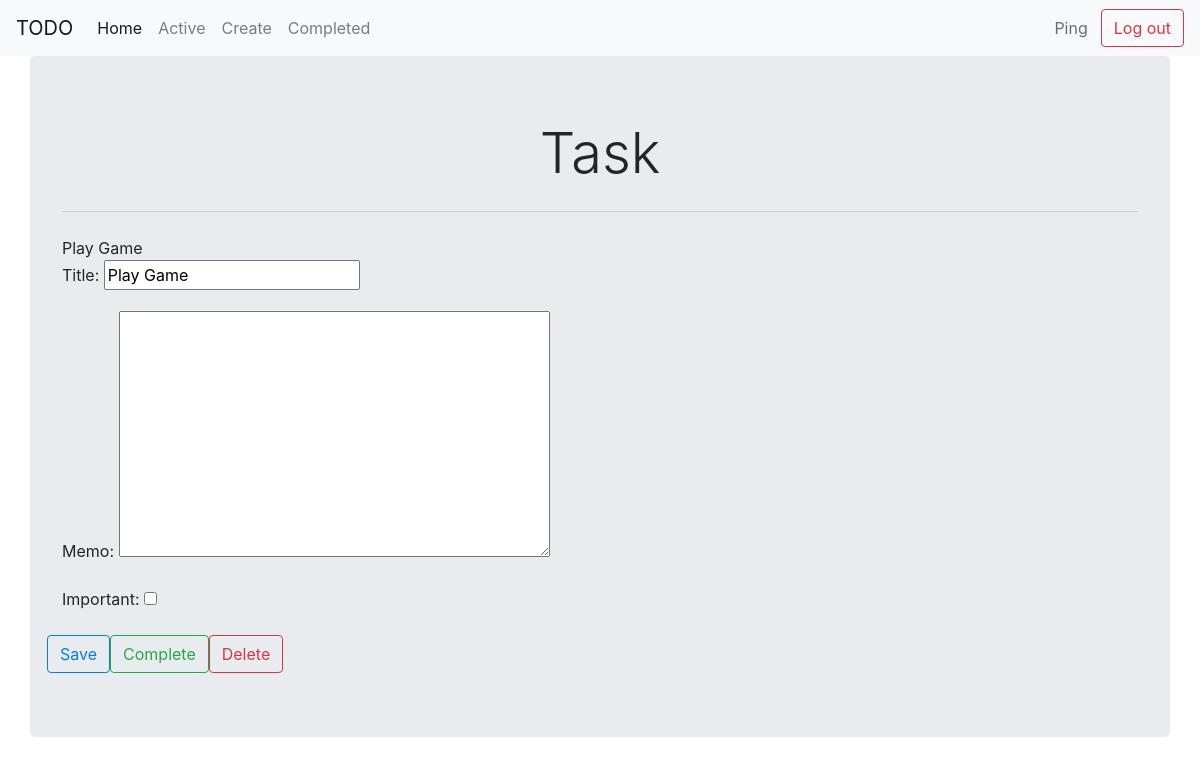
/todo/6 (signed in), run on an earlier commit of the app's database.
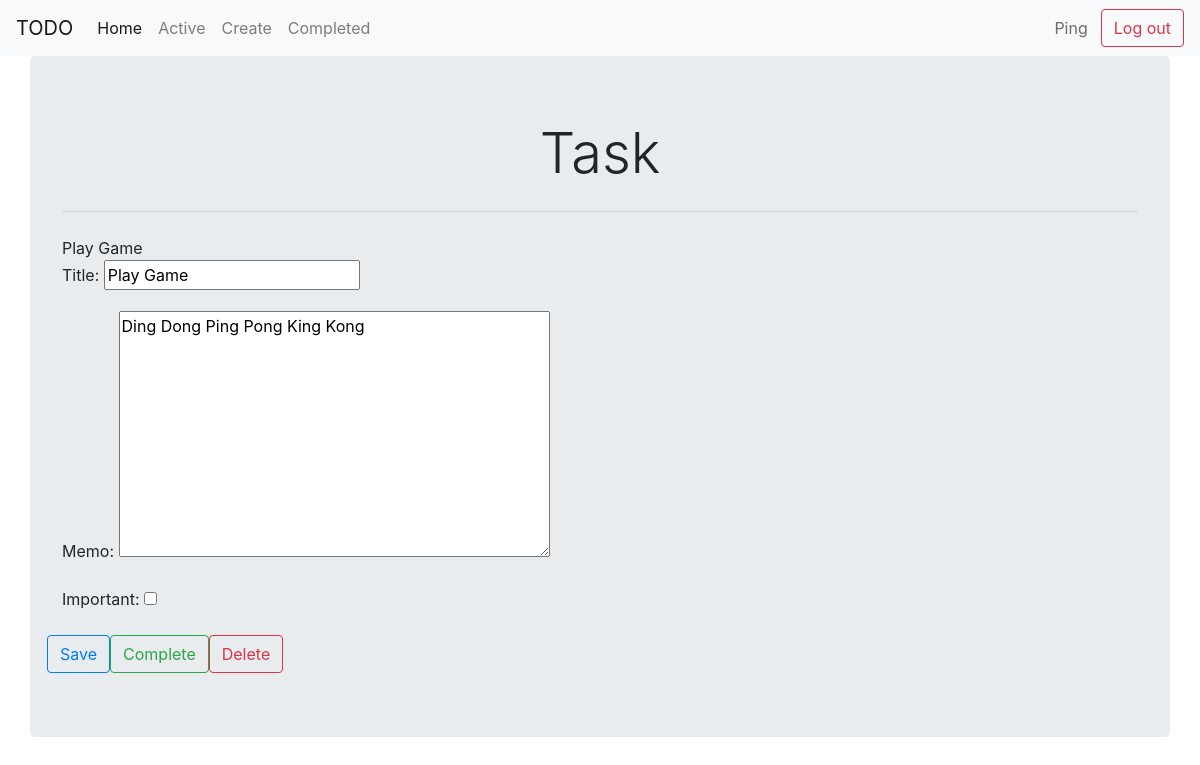
And on a later commit of the database.
### todo/models.py (models this page shows, shortened)
class Todo(models.Model):
    title = models.CharField(max_length=100)
    memo = models.TextField(blank=True)
    created_time = models.DateTimeField(auto_now_add=True)
    completed_time = models.DateTimeField(null=True, blank=True)
    important = models.BooleanField(default=False)
    user = models.ForeignKey(User, on_delete=models.CASCADE)

### todo/views.py (the view, shortened to what this page needs)
# urls.py: path("todo/<int:todo_pk>", views.view_todo, name='view_todo'),
@login_required
def view_todo(request, todo_pk):
    todo = get_object_or_404(Todo, pk=todo_pk, user=request.user)
    if request.method == "GET":
        form = TodoForm(instance=todo)
        return render(request, "todo/view_todo.html", {'todo': todo, 'form': form})

### todo/forms.py
class TodoForm(ModelForm):
    class Meta:
        model = Todo
        fields = ['title', 'memo', 'important']

### todo/templates/todo/view_todo.html (shortened to what this page needs)
{% extends 'todo/base.html' %}
{% block title %}
    Task
{% endblock %}
{% block content %}
    {{todo.title}}
<br>
    <form method="POST">
        {{form.as_p}}
    </form>
<div class="row">
    <form class="custom">
        <button type="submit" class="btn btn-outline-primary">Save</button>
    </form>
    <form class="custom" method="POST" action="{% url 'complete_todo' todo.id %}">
        <button type="submit" class="btn btn-outline-success">Complete</button>
    </form>
    <form class="custom" method="POST" action="{% url 'delete_todo' todo.id %}">
        <button type="submit" class="btn btn-outline-danger">Delete</button>
    </form>
</div>
{% endblock %}

What changed in the data, as far as the page shows it:
changed Todo "Play Game": memo (not shown) → "Ding Dong Ping Pong King Kong"
